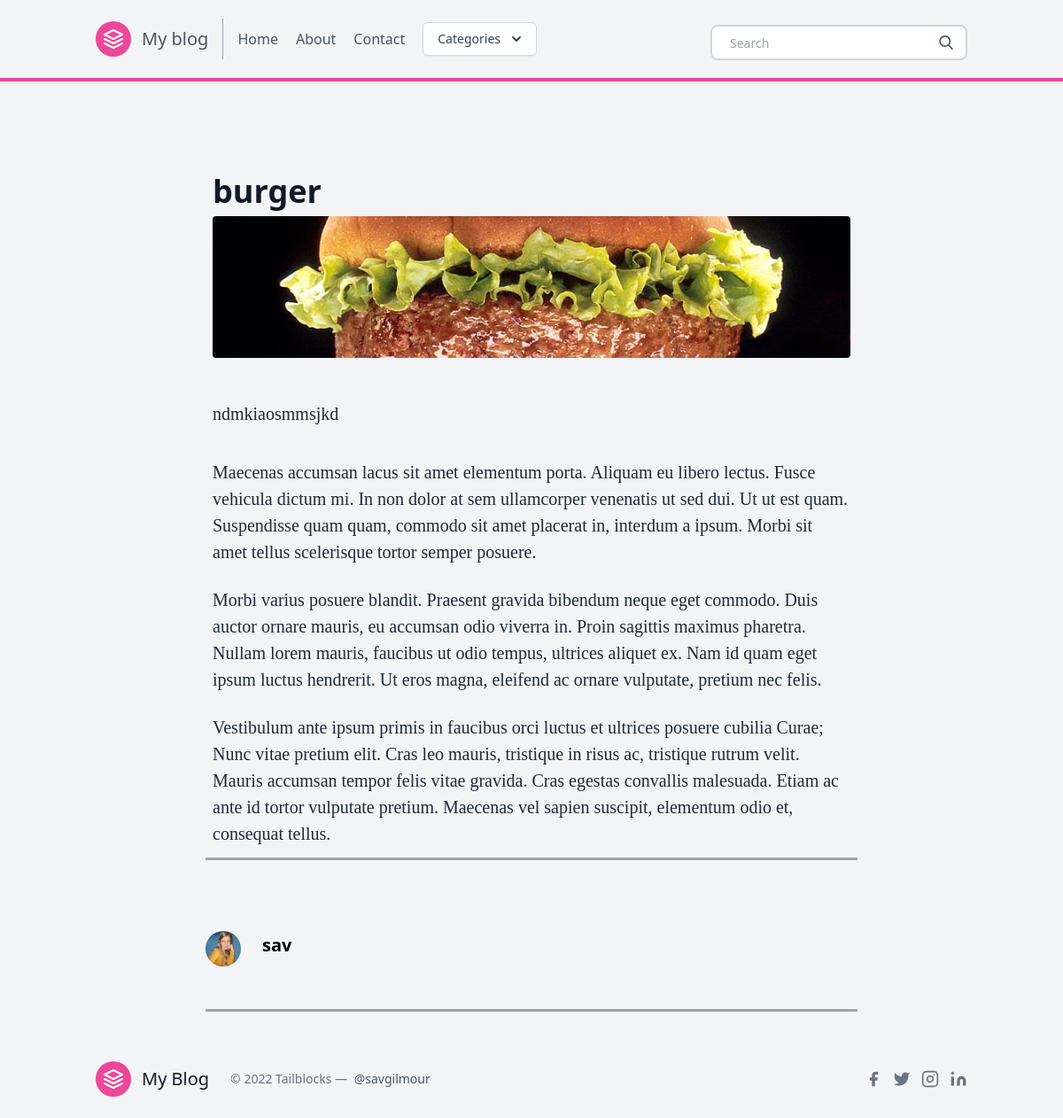
Screenshot of /post/sekil1/ with the database file from the repository.
### posts/models.py (models this page shows, shortened)
class Post(models.Model):
    title = models.CharField(max_length=100)
    slug = models.SlugField()
    overview = models.TextField()
    timestamp = models.DateTimeField(auto_now_add=True)
    content = models.TextField()
    author = models.ForeignKey(Author, on_delete=models.CASCADE)
    thumbnail = models.ImageField()
    categories = models.ManyToManyField(Category)
    featured = models.BooleanField()

class Author(models.Model):
    user = models.OneToOneField(User, on_delete=models.CASCADE)
    profile_picture = models.ImageField()
    def __str__(self):
        return self.user.username

### posts/views.py (the view)
# urls.py: path('post/<slug>/', post, name = 'post'),
def post (request,slug):
    post = Post.objects.get(slug = slug)
    latest = Post.objects.order_by('-timestamp')[:3]
    context = {
        'post': post,
        'latest': latest,
    }
    return render(request, 'post.html', context)

### posts/templatetags/markdown_extras.py (called while the page is built)
@register.filter()
@stringfilter
def markdown(value):
    return md.markdown(value, extensions=['markdown.extensions.fenced_code'])

@register.simple_tag
def get_categories():
    return Category.objects.all()[0:3]

### templates/post.html (shortened to what this page needs)
{% extends 'base.html' %}
{% load markdown_extras %}
{% block content %}
<body class="bg-gray-100 font-sans leading-normal tracking-normal">
	<div class="container w-full md:max-w-3xl mx-auto pt-20">
		<div class="w-full px-4 md:px-6 text-xl text-gray-800 leading-normal" style="font-family:Georgia,serif;">
			<div class="font-sans">
						<h1 class="font-bold font-sans break-normal text-gray-900 pt-6 pb-2 text-3xl md:text-4xl">
						{{ post.title }}</h1>
						<img class="h-40 rounded w-full object-cover object-center mb-6" src="{{ post.thumbnail.url }}" alt="content">
			</div>
			<div class="py-6">
			{{ post.content | markdown | safe }}
			</div>
			<ol>
				<li class="py-3">Maecenas accumsan lacus sit amet elementum porta. Aliquam eu libero lectus. Fusce vehicula dictum mi. In non dolor at sem ullamcorper venenatis ut sed dui. Ut ut est quam. Suspendisse quam quam, commodo sit amet placerat in, interdum a ipsum. Morbi sit amet tellus scelerisque tortor semper posuere.</li>
				<li class="py-3">Morbi varius posuere blandit. Praesent gravida bibendum neque eget commodo. Duis auctor ornare mauris, eu accumsan odio viverra in. Proin sagittis maximus pharetra. Nullam lorem mauris, faucibus ut odio tempus, ultrices aliquet ex. Nam id quam eget ipsum luctus hendrerit. Ut eros magna, eleifend ac ornare vulputate, pretium nec felis.</li>
				<li class="py-3">Vestibulum ante ipsum primis in faucibus orci luctus et ultrices posuere cubilia Curae; Nunc vitae pretium elit. Cras leo mauris, tristique in risus ac, tristique rutrum velit. Mauris accumsan tempor felis vitae gravida. Cras egestas convallis malesuada. Etiam ac ante id tortor vulputate pretium. Maecenas vel sapien suscipit, elementum odio et, consequat tellus.</li>
			</ol>
		</div>
		<hr class="border-b-2 border-gray-400 mb-8 mx-4">
		<div class="flex w-full items-center font-sans px-4 py-12">
			<img class="w-10 h-10 rounded-full mr-4" src="{{ post.author.profile_picture.url }}">
			<div class="flex-1 px-2">
				<p class="text-base font-bold text-base md:text-xl leading-none mb-2">
				{{ post.author }}</p>
			</div>
		</div>
		<hr class="border-b-2 border-gray-400 mb-8 mx-4">
	</div>
{% endblock content %}

### rows the page displays
Post: title "burger", thumbnail (picture), content "ndmkiaosmmsjkd", author.profile_picture (picture), author "sav"
